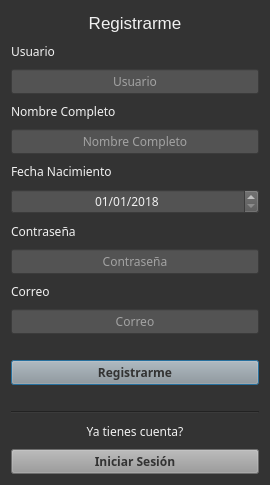
<?xml version="1.0" encoding="UTF-8"?>
<ui version="4.0">
 <class>Registrarse</class>
 <widget class="QDialog" name="Registrarse">
  <property name="geometry">
   <rect>
    <x>0</x>
    <y>0</y>
    <width>270</width>
    <height>485</height>
   </rect>
  </property>
  <property name="font">
   <font>
    <family>Droid Sans</family>
    <pointsize>9</pointsize>
   </font>
  </property>
  <property name="windowTitle">
   <string>Mi Libreria</string>
  </property>
  <property name="windowOpacity">
   <double>0.970000000000000</double>
  </property>
  <property name="styleSheet">
   <string notr="true">background-color: #333;
color: #f1f1f1;</string>
  </property>
  <layout class="QVBoxLayout" name="verticalLayout">
   <item>
    <widget class="QLabel" name="registrarmeLabel">
     <property name="font">
      <font>
       <pointsize>13</pointsize>
      </font>
     </property>
     <property name="styleSheet">
      <string notr="true"/>
     </property>
     <property name="text">
      <string>Registrarme</string>
     </property>
     <property name="alignment">
      <set>Qt::AlignCenter</set>
     </property>
    </widget>
   </item>
   <item>
    <widget class="QLabel" name="usuarioLabel">
     <property name="text">
      <string>Usuario</string>
     </property>
     <property name="buddy">
      <cstring>usuarioInputNuevo</cstring>
     </property>
    </widget>
   </item>
   <item>
    <widget class="QLineEdit" name="usuarioInputNuevo">
     <property name="styleSheet">
      <string notr="true">background-color: #535353;
color:#f1f1f1;</string>
     </property>
     <property name="alignment">
      <set>Qt::AlignCenter</set>
     </property>
     <property name="placeholderText">
      <string>Usuario</string>
     </property>
    </widget>
   </item>
   <item>
    <widget class="QLabel" name="nombreLabel">
     <property name="text">
      <string>Nombre Completo</string>
     </property>
     <property name="buddy">
      <cstring>usuarioInputNuevo</cstring>
     </property>
    </widget>
   </item>
   <item>
    <widget class="QLineEdit" name="nombreInputNuevo">
     <property name="styleSheet">
      <string notr="true">background-color: #535353;
color:#f1f1f1;</string>
     </property>
     <property name="alignment">
      <set>Qt::AlignCenter</set>
     </property>
     <property name="placeholderText">
      <string>Nombre Completo</string>
     </property>
    </widget>
   </item>
   <item>
    <widget class="QLabel" name="fechaLabel">
     <property name="text">
      <string>Fecha Nacimiento</string>
     </property>
     <property name="buddy">
      <cstring>usuarioInputNuevo</cstring>
     </property>
    </widget>
   </item>
   <item>
    <widget class="QDateEdit" name="fechaInputNuevo">
     <property name="styleSheet">
      <string notr="true">background-color: #535353;
color: #f1f1f1;</string>
     </property>
     <property name="inputMethodHints">
      <set>Qt::ImhPreferNumbers</set>
     </property>
     <property name="alignment">
      <set>Qt::AlignCenter</set>
     </property>
     <property name="displayFormat">
      <string>dd/MM/yyyy</string>
     </property>
     <property name="date">
      <date>
       <year>2018</year>
       <month>1</month>
       <day>1</day>
      </date>
     </property>
    </widget>
   </item>
   <item>
    <widget class="QLabel" name="contrasenaLabel">
     <property name="text">
      <string>Contraseña</string>
     </property>
     <property name="buddy">
      <cstring>usuarioInputNuevo</cstring>
     </property>
    </widget>
   </item>
   <item>
    <widget class="QLineEdit" name="contrasenaInputNuevo">
     <property name="styleSheet">
      <string notr="true">background-color: #535353;
color:#f1f1f1;</string>
     </property>
     <property name="echoMode">
      <enum>QLineEdit::PasswordEchoOnEdit</enum>
     </property>
     <property name="alignment">
      <set>Qt::AlignCenter</set>
     </property>
     <property name="placeholderText">
      <string>Contraseña</string>
     </property>
    </widget>
   </item>
   <item>
    <widget class="QLabel" name="correoLabel">
     <property name="text">
      <string>Correo</string>
     </property>
     <property name="buddy">
      <cstring>usuarioInputNuevo</cstring>
     </property>
    </widget>
   </item>
   <item>
    <widget class="QLineEdit" name="correoInputNuevo">
     <property name="styleSheet">
      <string notr="true">background-color: #535353;
color:#f1f1f1;</string>
     </property>
     <property name="alignment">
      <set>Qt::AlignCenter</set>
     </property>
     <property name="placeholderText">
      <string>Correo</string>
     </property>
    </widget>
   </item>
   <item>
    <spacer name="horizontalSpacer">
     <property name="orientation">
      <enum>Qt::Horizontal</enum>
     </property>
     <property name="sizeHint" stdset="0">
      <size>
       <width>40</width>
       <height>20</height>
      </size>
     </property>
    </spacer>
   </item>
   <item>
    <widget class="QPushButton" name="registrarmeBotonNuevo">
     <property name="enabled">
      <bool>true</bool>
     </property>
     <property name="palette">
      <palette>
       <active>
        <colorrole role="WindowText">
         <brush brushstyle="SolidPattern">
          <color alpha="255">
           <red>51</red>
           <green>51</green>
           <blue>51</blue>
          </color>
         </brush>
        </colorrole>
        <colorrole role="Button">
         <brush brushstyle="SolidPattern">
          <color alpha="255">
           <red>153</red>
           <green>153</green>
           <blue>153</blue>
          </color>
         </brush>
        </colorrole>
        <colorrole role="Dark">
         <brush brushstyle="SolidPattern">
          <color alpha="255">
           <red>231</red>
           <green>231</green>
           <blue>231</blue>
          </color>
         </brush>
        </colorrole>
        <colorrole role="Text">
         <brush brushstyle="SolidPattern">
          <color alpha="255">
           <red>51</red>
           <green>51</green>
           <blue>51</blue>
          </color>
         </brush>
        </colorrole>
        <colorrole role="ButtonText">
         <brush brushstyle="SolidPattern">
          <color alpha="255">
           <red>51</red>
           <green>51</green>
           <blue>51</blue>
          </color>
         </brush>
        </colorrole>
        <colorrole role="Base">
         <brush brushstyle="SolidPattern">
          <color alpha="255">
           <red>153</red>
           <green>153</green>
           <blue>153</blue>
          </color>
         </brush>
        </colorrole>
        <colorrole role="Window">
         <brush brushstyle="SolidPattern">
          <color alpha="255">
           <red>153</red>
           <green>153</green>
           <blue>153</blue>
          </color>
         </brush>
        </colorrole>
       </active>
       <inactive>
        <colorrole role="WindowText">
         <brush brushstyle="SolidPattern">
          <color alpha="255">
           <red>51</red>
           <green>51</green>
           <blue>51</blue>
          </color>
         </brush>
        </colorrole>
        <colorrole role="Button">
         <brush brushstyle="SolidPattern">
          <color alpha="255">
           <red>153</red>
           <green>153</green>
           <blue>153</blue>
          </color>
         </brush>
        </colorrole>
        <colorrole role="Dark">
         <brush brushstyle="SolidPattern">
          <color alpha="255">
           <red>231</red>
           <green>231</green>
           <blue>231</blue>
          </color>
         </brush>
        </colorrole>
        <colorrole role="Text">
         <brush brushstyle="SolidPattern">
          <color alpha="255">
           <red>51</red>
           <green>51</green>
           <blue>51</blue>
          </color>
         </brush>
        </colorrole>
        <colorrole role="ButtonText">
         <brush brushstyle="SolidPattern">
          <color alpha="255">
           <red>51</red>
           <green>51</green>
           <blue>51</blue>
          </color>
         </brush>
        </colorrole>
        <colorrole role="Base">
         <brush brushstyle="SolidPattern">
          <color alpha="255">
           <red>153</red>
           <green>153</green>
           <blue>153</blue>
          </color>
         </brush>
        </colorrole>
        <colorrole role="Window">
         <brush brushstyle="SolidPattern">
          <color alpha="255">
           <red>153</red>
           <green>153</green>
           <blue>153</blue>
          </color>
         </brush>
        </colorrole>
       </inactive>
       <disabled>
        <colorrole role="WindowText">
         <brush brushstyle="SolidPattern">
          <color alpha="255">
           <red>51</red>
           <green>51</green>
           <blue>51</blue>
          </color>
         </brush>
        </colorrole>
        <colorrole role="Button">
         <brush brushstyle="SolidPattern">
          <color alpha="255">
           <red>153</red>
           <green>153</green>
           <blue>153</blue>
          </color>
         </brush>
        </colorrole>
        <colorrole role="Dark">
         <brush brushstyle="SolidPattern">
          <color alpha="255">
           <red>231</red>
           <green>231</green>
           <blue>231</blue>
          </color>
         </brush>
        </colorrole>
        <colorrole role="Text">
         <brush brushstyle="SolidPattern">
          <color alpha="255">
           <red>51</red>
           <green>51</green>
           <blue>51</blue>
          </color>
         </brush>
        </colorrole>
        <colorrole role="ButtonText">
         <brush brushstyle="SolidPattern">
          <color alpha="255">
           <red>51</red>
           <green>51</green>
           <blue>51</blue>
          </color>
         </brush>
        </colorrole>
        <colorrole role="Base">
         <brush brushstyle="SolidPattern">
          <color alpha="255">
           <red>153</red>
           <green>153</green>
           <blue>153</blue>
          </color>
         </brush>
        </colorrole>
        <colorrole role="Window">
         <brush brushstyle="SolidPattern">
          <color alpha="255">
           <red>153</red>
           <green>153</green>
           <blue>153</blue>
          </color>
         </brush>
        </colorrole>
       </disabled>
      </palette>
     </property>
     <property name="font">
      <font>
       <family>Droid Sans</family>
       <weight>75</weight>
       <bold>true</bold>
      </font>
     </property>
     <property name="styleSheet">
      <string notr="true">background-color:#999;
color:#333;</string>
     </property>
     <property name="text">
      <string>Registrarme</string>
     </property>
     <property name="default">
      <bool>false</bool>
     </property>
     <property name="flat">
      <bool>false</bool>
     </property>
    </widget>
   </item>
   <item>
    <spacer name="horizontalSpacer_2">
     <property name="orientation">
      <enum>Qt::Horizontal</enum>
     </property>
     <property name="sizeHint" stdset="0">
      <size>
       <width>40</width>
       <height>20</height>
      </size>
     </property>
    </spacer>
   </item>
   <item>
    <widget class="Line" name="line">
     <property name="orientation">
      <enum>Qt::Horizontal</enum>
     </property>
    </widget>
   </item>
   <item>
    <widget class="QLabel" name="label">
     <property name="text">
      <string>Ya tienes cuenta?</string>
     </property>
     <property name="alignment">
      <set>Qt::AlignCenter</set>
     </property>
    </widget>
   </item>
   <item>
    <widget class="QPushButton" name="iniciarBotonNuevo">
     <property name="font">
      <font>
       <family>Droid Sans</family>
       <weight>75</weight>
       <bold>true</bold>
      </font>
     </property>
     <property name="styleSheet">
      <string notr="true">background-color:#999;
color:#333;</string>
     </property>
     <property name="text">
      <string>Iniciar Sesión</string>
     </property>
    </widget>
   </item>
  </layout>
 </widget>
 <resources/>
 <connections/>
</ui>
